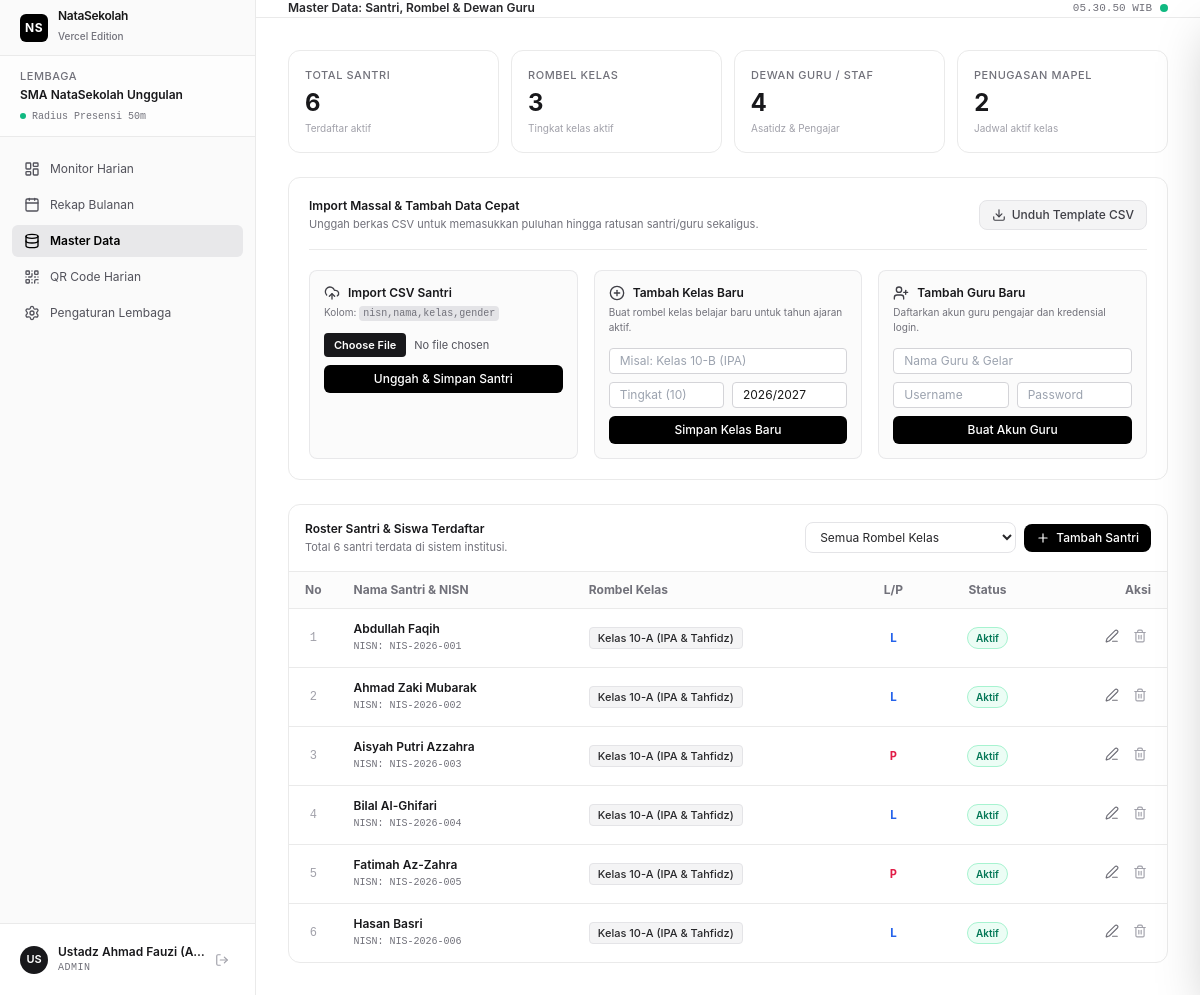
Page /admin/master (signed in) on the earlier database version.
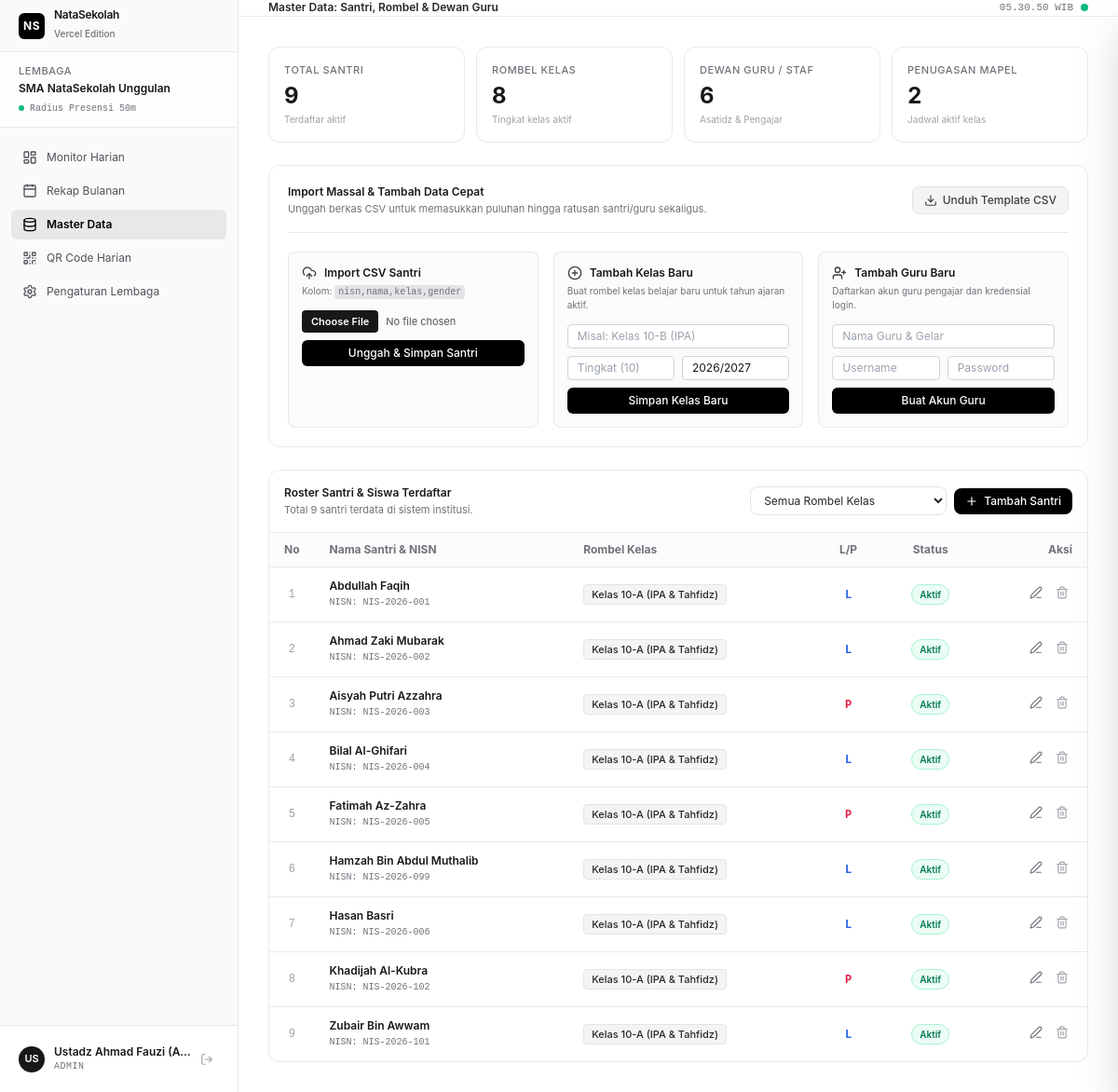
Same page on the later database version.
### tables this page shows
CREATE TABLE students (
            id TEXT PRIMARY KEY,
            institution_id TEXT NOT NULL,
            classroom_id TEXT NOT NULL,
            nisn TEXT UNIQUE,
            full_name TEXT NOT NULL,
            gender TEXT CHECK(gender IN ('L', 'P')),
            is_active INTEGER DEFAULT 1,
            created_at TIMESTAMP DEFAULT CURRENT_TIMESTAMP,
            FOREIGN KEY (institution_id) REFERENCES institutions(id) ON DELETE CASCADE,
            FOREIGN KEY (classroom_id) REFERENCES classrooms(id) ON DELETE CASCADE
        );

CREATE TABLE classrooms (
            id TEXT PRIMARY KEY,
            institution_id TEXT NOT NULL,
            name TEXT NOT NULL, -- Contoh: "Kelas 10-A IPA", "Kelas 7-B Tahfidz"
            level TEXT NOT NULL, -- Contoh: "10", "7"
            academic_year TEXT DEFAULT '2026/2027',
            created_at TIMESTAMP DEFAULT CURRENT_TIMESTAMP,
            FOREIGN KEY (institution_id) REFERENCES institutions(id) ON DELETE CASCADE
        );

### server.py (the view)
@app.get("/admin/master", response_class=HTMLResponse)
async def admin_master_page(request: Request, classroom_id: Optional[str] = None, message: Optional[str] = None):
    user = get_current_user(request)
    if not user or user["role"] != "ADMIN":
        return RedirectResponse(url="/login")
    conn = get_db()
    cur = conn.cursor()
    cur.execute("SELECT * FROM classrooms WHERE institution_id = ? ORDER BY level ASC, name ASC", (user["institution_id"],))
    classrooms = cur.fetchall()
    if classroom_id:
        cur.execute("""
            SELECT s.*, c.name as classroom_name
            FROM students s
            JOIN classrooms c ON s.classroom_id = c.id
            WHERE s.institution_id = ? AND s.classroom_id = ?
            ORDER BY s.full_name ASC
        """, (user["institution_id"], classroom_id))
    else:
        cur.execute("""
            SELECT s.*, c.name as classroom_name
            FROM students s
            JOIN classrooms c ON s.classroom_id = c.id
            WHERE s.institution_id = ?
            ORDER BY c.level ASC, s.full_name ASC
        """, (user["institution_id"],))
    students = cur.fetchall()
    cur.execute("SELECT COUNT(*) FROM students WHERE institution_id = ? AND is_active = 1", (user["institution_id"],))
    total_students = cur.fetchone()[0]
    cur.execute("SELECT COUNT(*) FROM classrooms WHERE institution_id = ?", (user["institution_id"],))
    total_classrooms = cur.fetchone()[0]
    cur.execute("SELECT COUNT(*) FROM users WHERE institution_id = ? AND role IN ('TEACHER', 'STAFF')", (user["institution_id"],))
    total_teachers = cur.fetchone()[0]
    cur.execute("SELECT COUNT(*) FROM teacher_assignments WHERE institution_id = ?", (user["institution_id"],))
    total_assignments = cur.fetchone()[0]
    conn.close()
    return templates.TemplateResponse(
        request=request,
        name="admin_master.html",
        context={
            "user": user,
            "active_menu": "master",
            "classrooms": classrooms,
            "students": students,
            "selected_classroom_id": classroom_id,
            "message": message,
            "stats": {
                "total_students": total_students,
                "total_classrooms": total_classrooms,
                "total_teachers": total_teachers,
                "total_assignments": total_assignments
            }
        }
    )

### templates/admin_master.html (shortened to what the changed rows need)
{% extends "base.html" %}
{% block content %}
<div class="space-y-6">
  <div class="grid grid-cols-2 md:grid-cols-4 gap-3">
    <div class="bg-white border border-[#eaeaea] p-4 rounded-xl shadow-2xs">
      <div class="text-[11px] font-medium text-zinc-500 uppercase tracking-wider">Total Santri</div>
      <div class="text-2xl font-bold text-zinc-900 mt-1 tabular">{{ stats.total_students }}</div>
      <div class="text-[10px] text-zinc-400 mt-0.5">Terdaftar aktif</div>
    </div>
    <div class="bg-white border border-[#eaeaea] p-4 rounded-xl shadow-2xs">
      <div class="text-[11px] font-medium text-zinc-500 uppercase tracking-wider">Rombel Kelas</div>
      <div class="text-2xl font-bold text-zinc-900 mt-1 tabular">{{ stats.total_classrooms }}</div>
      <div class="text-[10px] text-zinc-400 mt-0.5">Tingkat kelas aktif</div>
    </div>
    <div class="bg-white border border-[#eaeaea] p-4 rounded-xl shadow-2xs">
      <div class="text-[11px] font-medium text-zinc-500 uppercase tracking-wider">Dewan Guru / Staf</div>
      <div class="text-2xl font-bold text-zinc-900 mt-1 tabular">{{ stats.total_teachers }}</div>
      <div class="text-[10px] text-zinc-400 mt-0.5">Asatidz & Pengajar</div>
    </div>
  </div>
  <div class="bg-white border border-[#eaeaea] p-5 rounded-xl shadow-2xs space-y-4">
    <div class="flex flex-col sm:flex-row sm:items-center justify-between gap-3 border-b border-[#eaeaea] pb-4">
      <div>
        <h2 class="text-xs font-semibold text-zinc-900">Import Massal & Tambah Data Cepat</h2>
      </div>
    </div>
  </div>
  <div class="bg-white border border-[#eaeaea] rounded-xl overflow-hidden shadow-2xs">
    <div class="p-4 border-b border-[#eaeaea] flex flex-col sm:flex-row sm:items-center justify-between gap-3">
      <div>
        <h2 class="text-xs font-semibold text-zinc-900">Roster Santri & Siswa Terdaftar</h2>
        <p class="text-[11px] text-zinc-500 mt-0.5">Total {{ students|length }} santri terdata di sistem institusi.</p>
      </div>
    </div>
    <div class="overflow-x-auto">
      <table class="w-full text-left border-collapse text-xs">
        <thead>
          <tr class="border-b border-[#eaeaea] bg-zinc-50/50 text-zinc-500 font-medium">
            <th class="py-2.5 px-4 w-12 text-center">No</th>
            <th class="py-2.5 px-4">Nama Santri & NISN</th>
            <th class="py-2.5 px-4">Rombel Kelas</th>
            <th class="py-2.5 px-4 text-center">L/P</th>
            <th class="py-2.5 px-4 text-center">Status</th>
            <th class="py-2.5 px-4 text-right">Aksi</th>
          </tr>
        </thead>
        <tbody class="divide-y divide-[#eaeaea] text-zinc-800 font-normal">
          {% for s in students %}
          <tr class="hover:bg-zinc-50/80 transition-colors">
            <td class="py-3 px-4 text-center font-mono text-zinc-400 tabular">{{ loop.index }}</td>
            <td class="py-3 px-4">
              <div class="font-semibold text-zinc-900">{{ s.full_name }}</div>
              <div class="text-[10px] text-zinc-500 font-mono mt-0.5">NISN: {{ s.nisn or '-' }}</div>
            </td>
            <td class="py-3 px-4">
              <span class="inline-flex items-center px-2 py-0.5 rounded text-[11px] font-medium bg-zinc-100 text-zinc-800 border border-zinc-200">
                {{ s.classroom_name }}
              </span>
            </td>
            <td class="py-3 px-4 text-center">
              <span class="font-mono text-xs font-semibold {% if s.gender == 'L' %}text-blue-600{% else %}text-rose-600{% endif %}">
                {{ s.gender or '-' }}
              </span>
            </td>
            <td class="py-3 px-4 text-center">
              <span class="inline-flex items-center px-2 py-0.5 rounded-full text-[10px] font-semibold bg-emerald-50 text-emerald-700 border border-emerald-200">
                Aktif
              </span>
            </td>
            <td class="py-3 px-4 text-right">
              <div class="inline-flex items-center gap-1.5">
                <button onclick="editStudent('{{ s.id }}', '{{ s.full_name }}', '{{ s.nisn or '' }}', '{{ s.classroom_id }}', '{{ s.gender or 'L' }}')" class="p-1 rounded text-zinc-500 hover:text-black hover:bg-zinc-100 transition-colors" title="Edit Data Santri">
                  <i data-lucide="edit-3" class="w-3.5 h-3.5"></i>
                </button>
                <form action="/admin/master/delete-student" method="POST" onsubmit="return confirm('Hapus data santri {{ s.full_name }}?');" class="inline">
                  <button type="submit" class="p-1 rounded text-zinc-400 hover:text-rose-600 hover:bg-rose-50 transition-colors" title="Hapus Santri">
                    <i data-lucide="trash-2" class="w-3.5 h-3.5"></i>
                  </button>
                </form>
              </div>
            </td>
          </tr>
          {% else %}
          <tr>
            <td colspan="6" class="py-8 text-center text-zinc-400">Belum ada data santri pada kelas ini.</td>
          </tr>
          {% endfor %}
        </tbody>
      </table>
    </div>
  </div>
</div>
{% endblock %}

Differences in the rows shown:
added students: full_name "Hamzah Bin Abdul Muthalib", nisn "NIS-2026-099", classroom_name "Kelas 10-A (IPA & Tahfidz)", gender "L"
added students: full_name "Khadijah Al-Kubra", nisn "NIS-2026-102", classroom_name "Kelas 10-A (IPA & Tahfidz)", gender "P"
added students: full_name "Zubair Bin Awwam", nisn "NIS-2026-101", classroom_name "Kelas 10-A (IPA & Tahfidz)", gender "L"
Other differences:
{{ stats.total_students }}: "6" → "9"
{{ stats.total_classrooms }}: "3" → "8"
{{ stats.total_teachers }}: "4" → "6"
{{ students|length }}: "6" → "9"
